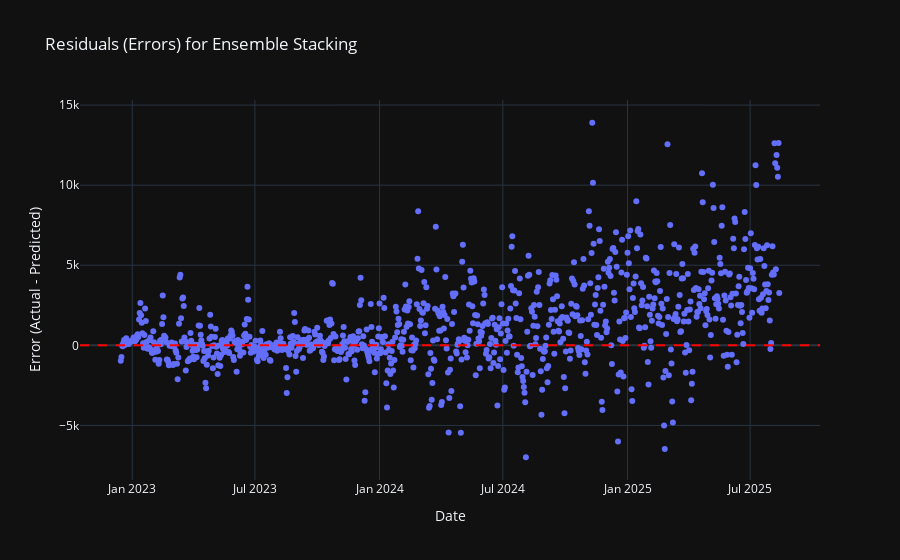
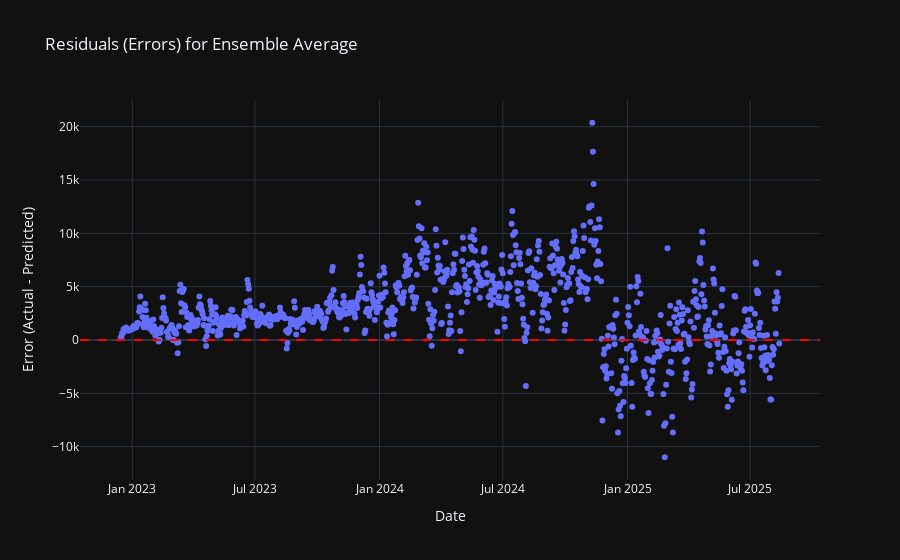
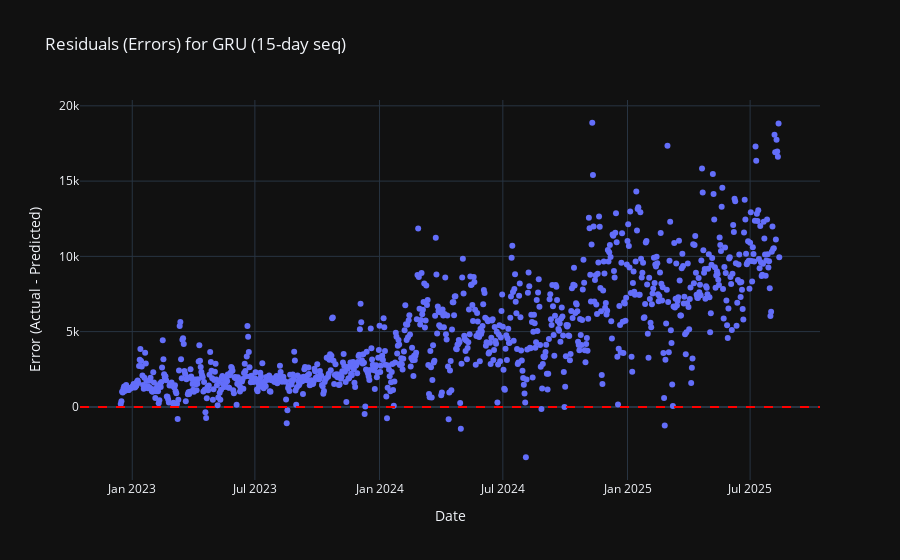

The notebook cell saved with these charts, in order:
### Code cell
# --- VISUALIZATION: RESIDUAL PLOTS ---
import plotly.express as px

print("\n\n--- Generating Residual Plots ---")

# Plots the residuals for the best models to analyze them
models_to_analyze = [
    "Ensemble Stacking",
    "Ensemble Average",
    "GRU (15-day seq)"
]

for model_name in models_to_analyze:
    if model_name in results:
        predictions = results[model_name]['predictions']
        # Align y_test with the predictions for calculating residuals
        y_true_aligned = y_test[predictions.index]
        residuals = y_true_aligned - predictions

        fig_res = px.scatter(
            x=residuals.index,
            y=residuals,
            title=f'Residuals (Errors) for {model_name}',
            labels={'x': 'Date', 'y': 'Error (Actual - Predicted)'},
            template='plotly_dark'
        )
        # Add a horizontal line at zero to make it easy to see the baseline
        fig_res.add_hline(y=0, line_width=2, line_dash="dash", line_color="red")
        fig_res.show()

### Figure 1 — Plotly figure (JSON) as saved in the notebook; plotly's stock layout.template omitted (floating-point values rounded to 4 significant figures; data arrays with more than 128 entries replaced by an {"elided": "..."} marker saying what was removed)
{"data": [{"hovertemplate": "Date=%{x}<br>Error (Actual - Predicted)=%{y}<extra></extra>", "legendgroup": "", "marker": {"color": "#636efa", "symbol": "circle"}, "mode": "markers", "name": "", "orientation": "v", "showlegend": false, "type": "scatter", "x": {"elided": "973 str values"}, "xaxis": "x", "y": {"elided": "973 float values"}, "yaxis": "y"}], "layout": {"legend": {"tracegroupgap": 0}, "shapes": [{"line": {"color": "red", "dash": "dash", "width": 2}, "type": "line", "x0": 0, "x1": 1, "xref": "x domain", "y0": 0, "y1": 0, "yref": "y"}], "title": {"text": "Residuals (Errors) for Ensemble Stacking"}, "xaxis": {"anchor": "y", "domain": [0, 1], "title": {"text": "Date"}}, "yaxis": {"anchor": "x", "domain": [0, 1], "title": {"text": "Error (Actual - Predicted)"}}}}

### Figure 2 — Plotly figure (JSON) as saved in the notebook; plotly's stock layout.template omitted (floating-point values rounded to 4 significant figures; data arrays with more than 128 entries replaced by an {"elided": "..."} marker saying what was removed)
{"data": [{"hovertemplate": "Date=%{x}<br>Error (Actual - Predicted)=%{y}<extra></extra>", "legendgroup": "", "marker": {"color": "#636efa", "symbol": "circle"}, "mode": "markers", "name": "", "orientation": "v", "showlegend": false, "type": "scatter", "x": {"elided": "973 str values"}, "xaxis": "x", "y": {"elided": "973 float values"}, "yaxis": "y"}], "layout": {"legend": {"tracegroupgap": 0}, "shapes": [{"line": {"color": "red", "dash": "dash", "width": 2}, "type": "line", "x0": 0, "x1": 1, "xref": "x domain", "y0": 0, "y1": 0, "yref": "y"}], "title": {"text": "Residuals (Errors) for Ensemble Average"}, "xaxis": {"anchor": "y", "domain": [0, 1], "title": {"text": "Date"}}, "yaxis": {"anchor": "x", "domain": [0, 1], "title": {"text": "Error (Actual - Predicted)"}}}}

### Figure 3 — Plotly figure (JSON) as saved in the notebook; plotly's stock layout.template omitted (floating-point values rounded to 4 significant figures; data arrays with more than 128 entries replaced by an {"elided": "..."} marker saying what was removed)
{"data": [{"hovertemplate": "Date=%{x}<br>Error (Actual - Predicted)=%{y}<extra></extra>", "legendgroup": "", "marker": {"color": "#636efa", "symbol": "circle"}, "mode": "markers", "name": "", "orientation": "v", "showlegend": false, "type": "scatter", "x": {"elided": "973 str values"}, "xaxis": "x", "y": {"elided": "973 float values"}, "yaxis": "y"}], "layout": {"legend": {"tracegroupgap": 0}, "shapes": [{"line": {"color": "red", "dash": "dash", "width": 2}, "type": "line", "x0": 0, "x1": 1, "xref": "x domain", "y0": 0, "y1": 0, "yref": "y"}], "title": {"text": "Residuals (Errors) for GRU (15-day seq)"}, "xaxis": {"anchor": "y", "domain": [0, 1], "title": {"text": "Date"}}, "yaxis": {"anchor": "x", "domain": [0, 1], "title": {"text": "Error (Actual - Predicted)"}}}}
